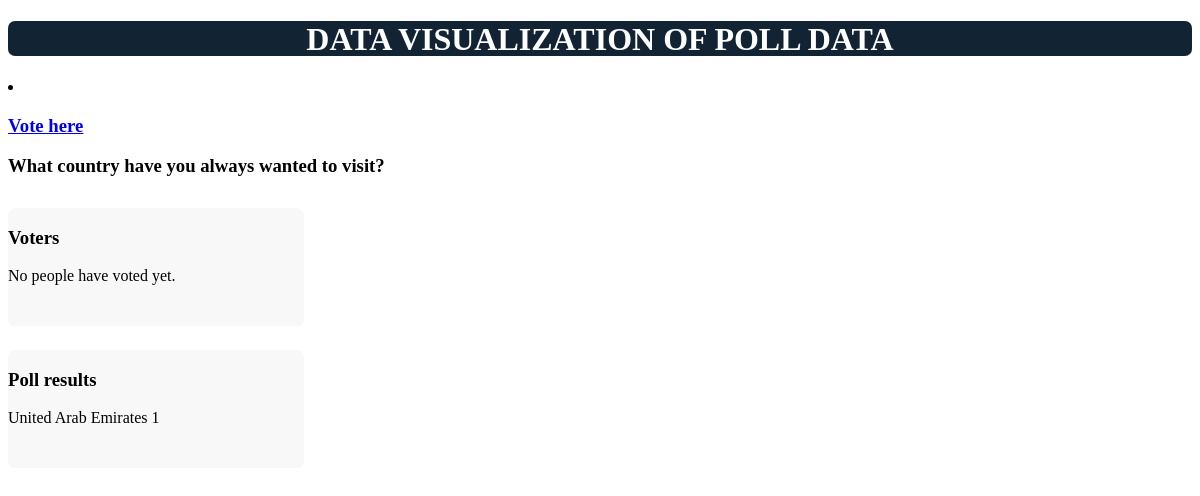
/polls/map/, run on an earlier commit of the app's database.
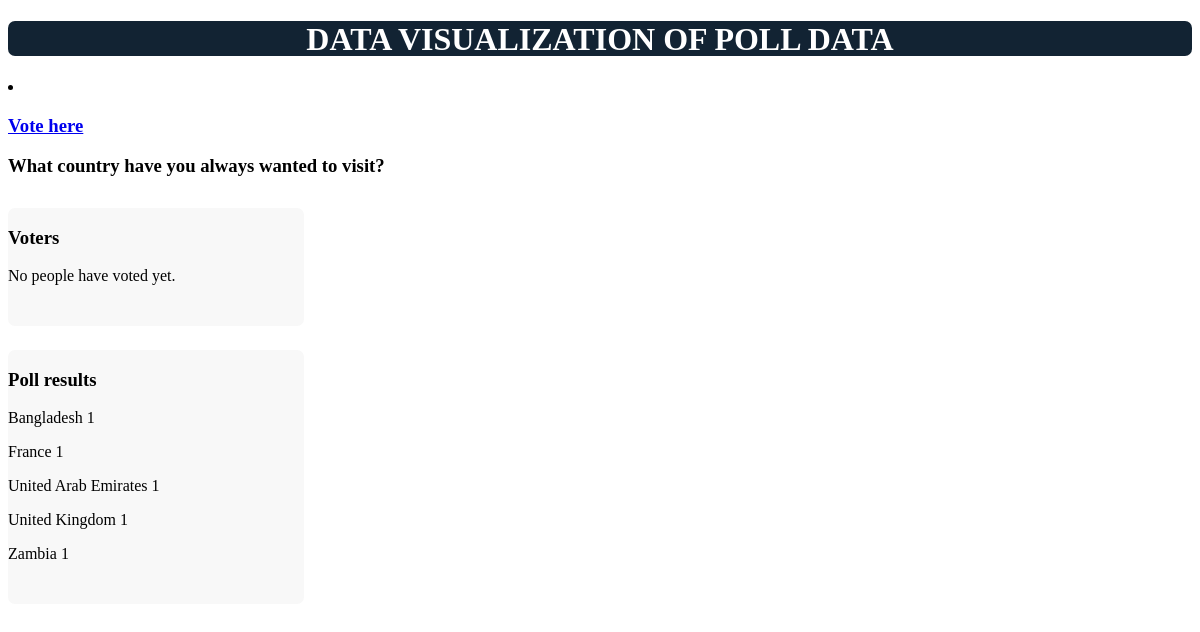
And on a later commit of the database.
### polls/models.py (models this page shows, shortened)
class Question(models.Model):
    question = models.CharField(max_length=200) #holds the poll question
    pub_date = models.DateTimeField(default=now_time, blank=True) #holds publication date of object

class Country(models.Model):
    poll = models.ForeignKey(Question) #many countries to one question (database relationship)
    choice_text = models.CharField(max_length=200) #hold name of country
    votes = models.IntegerField(default=0) #hold number of votes for that country
    class Meta:
        ordering = ["poll"]
        verbose_name_plural = "Countries" #for admin page purposes, gets plural of object

### polls/views.py (the view)
def maps(request):
    poll_list = Question.objects.order_by('-pub_date')[:5] #Generate a poll list
    country_list = Country.objects.all() #get all Country objects and store into a list
    name_list = Name.objects.all() #get al the Name objects and store into a list
    context = {'poll_list': poll_list, 'country_list':country_list, 'name_list': name_list,} #context dictionary to use django's template tags in html
    return render(request, 'polls/map.html',context)

### polls/templates/polls/map.html (shortened to what this page needs)
<!DOCTYPE html>
<html>
	<head>
		<link rel="stylesheet" href="/static/polls/poll.css" type="text/css"/>
	</head>
	<body class = "body">
		<header class = "mainHead">
			<h1> DATA VISUALIZATION OF POLL DATA </h1>
		</header>
		{% for poll in poll_list %}
			<li><h3><a href="{% url 'polls:detail' poll.id %}">Vote here</a></h3></li>
		{% endfor %}
		<h3>What country have you always wanted to visit?</h3>
		<aside class="sideInfo">
		<article>
			<h3>Voters</h3>
			{% if name_list %}
				{% for name in name_list %}
					<p> {{name.name}} voted for {{name.vote}} </p>
				{% endfor %}
			{% else %}
				<p>No people have voted yet.</p>
			{% endif %}
		</article>
		</aside>
		<div id = "map-canvas" style="height:700px;width:70%; float: right; padding: 2% 2%;margin: 1% 0% 1% 0%;">
		</div>
		<aside class="sideInfo">
		<article>
			<h3>Poll results</h3>
			{% for country in country_list %}
				{% if country.votes > 0 %}
				<p> {{country.choice_text}} {{country.votes}}</a></p>
				{% endif %}
			{% endfor %}
		</article>
		</aside>
	</body>
</html>

What changed in the data, as far as the page shows it:
now on this page (row edited): Country: choice_text "Bangladesh", votes "1"
now on this page (row edited): Country: choice_text "France", votes "1"
now on this page (row edited): Country: choice_text "United Kingdom", votes "1"
now on this page (row edited): Country: choice_text "Zambia", votes "1"
